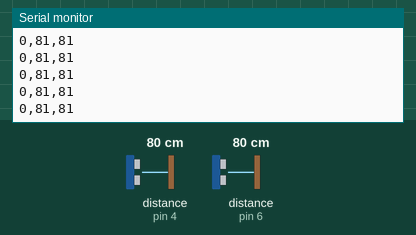
Simulated run of this sketch. Board: Arduino Uno, built with avr-gcc and run on an emulated ATmega328P. On the bench: the last lines printed to the serial monitor. Inputs (shaded band) come from the test bench; at power-on: distance to the obstacle (sensors on pin 4, pin 6) 80 cm. The echo pulse lasts 58.3 µs per cm.

Above: at 1.2 s.
1.3 s: distance to the obstacle (sensor on pin 4) set to 9 cm
At 2.0 s:
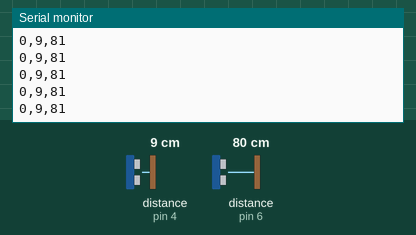
4.3 s: distance to the obstacle (sensor on pin 6) set to 2 cm
At 5.1 s:
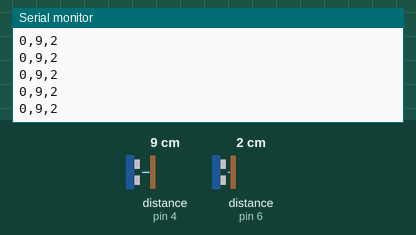
5.8 s: distance to the obstacle (sensor on pin 6) set to 18 cm
At 6.8 s:
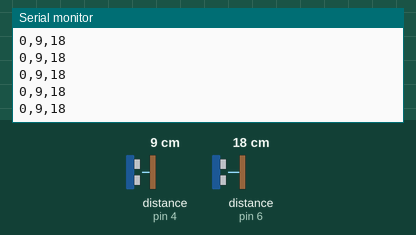
8.8 s: distance to the obstacle (sensor on pin 4) set to 2 cm
At 9.7 s:
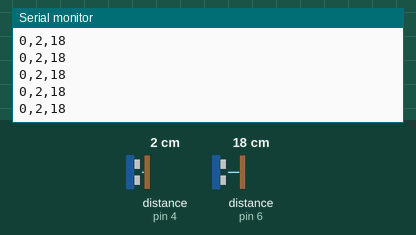
Timing chart, 0 to 11.3 s (numbered marks = the images above; inputs shaded):
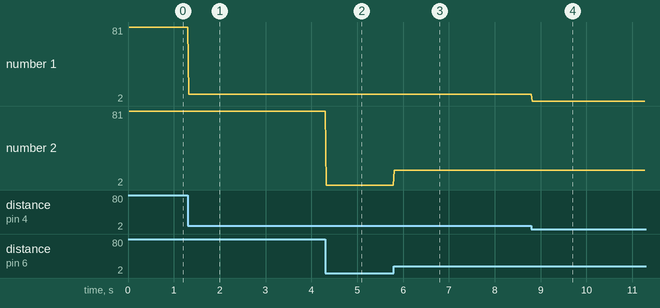

The sketch:

sonar.ino
```cpp
#include <NewPing.h>

int trig1Pin=5; //Sensor Trip pin connected to Arduino pin 13
int echo1Pin=4;  //Sensor Echo pin connected to Arduino pin 11
int trig2Pin=7; //Sensor Trip pin connected to Arduino pin 13
int echo2Pin=6;  //Sensor Echo pin connected to Arduino pin 11
int maxDistance=300;
float pingTime;  //time for ping to travel from sensor to target and return
int target1Distance; //Distance to Target in inches
int target2Distance; //Distance to Target in inches

float speedOfSound=776.5; //Speed of sound in miles per hour when temp is 77 degrees.
long double speedFactor = 62482625.5;
float pingTimeout = 8824;
float timeout = 0;
float timeoutLimit = 290000;
int pwm;

NewPing sensor1(trig1Pin, echo1Pin, maxDistance);
NewPing sensor2(trig2Pin, echo2Pin, maxDistance);

void setup() {

  Serial.begin(9600);
  //pinMode(trig1Pin, OUTPUT);
  //pinMode(echo1Pin, INPUT);
  //pinMode(trig2Pin, OUTPUT);
  //pinMode(echo2Pin, INPUT);
}

void loop() {
  timeout = timeoutLimit;

  /*
  //digitalWrite(trig1Pin, LOW); //Set trigger pin low
  //delayMicroseconds(20); //Let signal settle
  digitalWrite(trig1Pin, HIGH); //Set trigPin high
  delayMms(20); //Delay in high state
  digitalWrite(trig1Pin, LOW); //ping has now been sent
  //delayMicroseconds(10); //Delay in high state

  pingTime = pulseIn(echo1Pin, HIGH, pingTimeout);  //pingTime is presented in microceconds
  if (pingTime == 0){pingTime = pingTimeout;};
  timeout -= pingTime;
  pingTime=pingTime/1000000; //convert pingTime to seconds by dividing by 1000000 (microseconds in a second)
  pingTime=pingTime/3600; //convert pingtime to hourse by dividing by 3600 (seconds in an hour)
  target1Distance = pingTime * speedFactor;

  //digitalWrite(trig2Pin, LOW); //Set trigger pin low
  //delayMicroseconds(20); //Let signal settle
  digitalWrite(trig2Pin, HIGH); //Set trigPin high
  delayMms(20); //Delay in high state
  digitalWrite(trig2Pin, LOW); //ping has now been sent
  //delayMicroseconds(10); //Delay in high state

  pingTime = pulseIn(echo2Pin, HIGH, pingTimeout);  //pingTime is presented in microceconds
  if (pingTime == 0){pingTime = pingTimeout;};
  timeout -= pingTime;
  pingTime=pingTime/1000000; //convert pingTime to seconds by dividing by 1000000 (microseconds in a second)
  pingTime=pingTime/3600; //convert pingtime to hourse by dividing by 3600 (seconds in an hour)
  target2Distance = pingTime * speedFactor;
  */

  /*
  LCD.setCursor(0,1);  //Set cursor to first column of second row
  LCD.print("                "); //Print blanks to clear the row
  LCD.setCursor(0,1);   //Set Cursor again to first column of second row
  LCD.print(targetDistance); //Print measured distance
  LCD.print(" cm");  //Print your units.
  */

  delay(20); //pause to let things settle

  target1Distance = sensor1.ping_cm();
  target2Distance = sensor2.ping_cm();

  Serial.print(0, DEC);
  Serial.print(",");
  Serial.print(target1Distance, DEC);
  Serial.print(",");
  Serial.println(target2Distance, DEC);
}
```

Measured:
- after the input at 1.3 s, the serial monitor: prints a new line at once (image 1)
- after the input at 4.3 s, the serial monitor: prints a new line at once (image 2)
- after the input at 5.8 s, the serial monitor: prints a new line at once (image 3)
- after the input at 8.8 s, the serial monitor: prints a new line at once (image 4)
- plotted number 1: 81 → 9 after the input at 1.3 s, 9 → 2 after the input at 8.8 s
- plotted number 2: 81 → 2 after the input at 4.3 s, 2 → 18 after the input at 5.8 s
